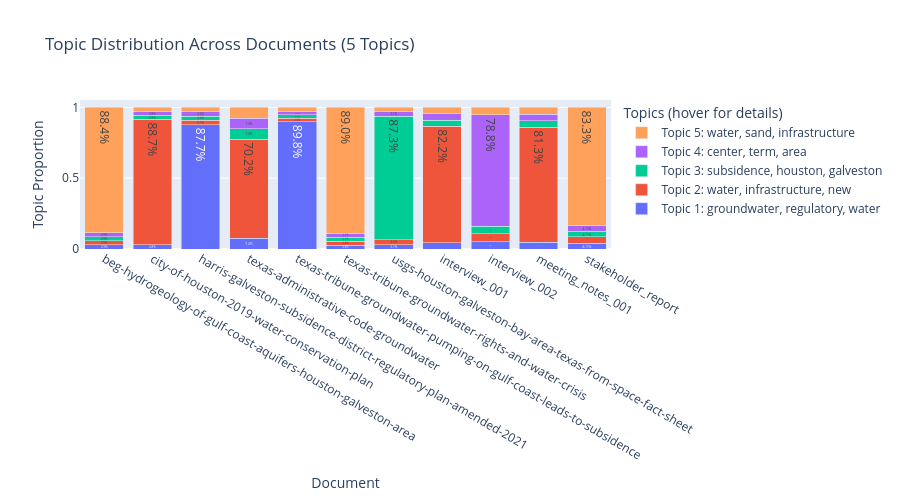

Write notebook code for a chart like this one.
### Code cell
# Visualize how topic emphasis changes across documents
print('Creating topic distribution chart...\n')

topic_df, fig = plot_topic_distribution(
    doc_topic_dist,
    doc_names,
    topics_info,
    n_topics=n_topics,
)
fig.show()

print('✓ Visualization complete!')
print('\nTip: change n_topics above and rerun Step 3 to compare topic structures.')

### Figure 1 — Plotly figure (JSON) as saved in the notebook; plotly's stock layout.template omitted (floating-point values rounded to 4 significant figures)
{"data": [{"hoverinfo": "text", "hovertext": ["Topic 1: groundwater, regulatory, water<br>Document: beg-hydrogeology-of-gulf-coast-aquifers-houston-galveston-area<br>Proportion: 2.9%<br>Keywords: groundwater, regulatory, water, subsidence, said, quot", "Topic 1: groundwater, regulatory, water<br>Document: city-of-houston-2019-water-conservation-plan<br>Proportion: 2.8%<br>Keywords: groundwater, regulatory, water, subsidence, said, quot", "Topic 1: groundwater, regulatory, water<br>Document: harris-galveston-subsidence-district-regulatory-plan-amended-2021<br>Proportion: 87.7%<br>Keywords: groundwater, regulatory, water, subsidence, said, quot", "Topic 1: groundwater, regulatory, water<br>Document: texas-administrative-code-groundwater<br>Proportion: 7.4%<br>Keywords: groundwater, regulatory, water, subsidence, said, quot", "Topic 1: groundwater, regulatory, water<br>Document: texas-tribune-groundwater-pumping-on-gulf-coast-leads-to-subsidence<br>Proportion: 89.8%<br>Keywords: groundwater, regulatory, water, subsidence, said, quot", "Topic 1: groundwater, regulatory, water<br>Document: texas-tribune-groundwater-rights-and-water-crisis<br>Proportion: 2.8%<br>Keywords: groundwater, regulatory, water, subsidence, said, quot", "Topic 1: groundwater, regulatory, water<br>Document: usgs-houston-galveston-bay-area-texas-from-space-fact-sheet<br>Proportion: 3.1%<br>Keywords: groundwater, regulatory, water, subsidence, said, quot", "Topic 1: groundwater, regulatory, water<br>Document: interview_001<br>Proportion: 4.4%<br>Keywords: groundwater, regulatory, water, subsidence, said, quot", "Topic 1: groundwater, regulatory, water<br>Document: interview_002<br>Proportion: 5.2%<br>Keywords: groundwater, regulatory, water, subsidence, said, quot", "Topic 1: groundwater, regulatory, water<br>Document: meeting_notes_001<br>Proportion: 4.7%<br>Keywords: groundwater, regulatory, water, subsidence, said, quot", "Topic 1: groundwater, regulatory, water<br>Document: stakeholder_report<br>Proportion: 4.1%<br>Keywords: groundwater, regulatory, water, subsidence, said, quot"], "name": "Topic 1: groundwater, regulatory, water", "text": ["2.9%", "2.8%", "87.7%", "7.4%", "89.8%", "2.8%", "3.1%", "4.4%", "5.2%", "4.7%", "4.1%"], "textposition": "auto", "type": "bar", "x": ["beg-hydrogeology-of-gulf-coast-aquifers-houston-galveston-area", "city-of-houston-2019-water-conservation-plan", "harris-galveston-subsidence-district-regulatory-plan-amended-2021", "texas-administrative-code-groundwater", "texas-tribune-groundwater-pumping-on-gulf-coast-leads-to-subsidence", "texas-tribune-groundwater-rights-and-water-crisis", "usgs-houston-galveston-bay-area-texas-from-space-fact-sheet", "interview_001", "interview_002", "meeting_notes_001", "stakeholder_report"], "y": [0.02908, 0.02835, 0.8772, 0.0745, 0.8984, 0.02772, 0.03145, 0.04441, 0.05242, 0.04687, 0.04126]}, {"hoverinfo": "text", "hovertext": ["Topic 2: water, infrastructure, new<br>Document: beg-hydrogeology-of-gulf-coast-aquifers-houston-galveston-area<br>Proportion: 2.9%<br>Keywords: water, infrastructure, new, implementation, city, state", "Topic 2: water, infrastructure, new<br>Document: city-of-houston-2019-water-conservation-plan<br>Proportion: 88.7%<br>Keywords: water, infrastructure, new, implementation, city, state", "Topic 2: water, infrastructure, new<br>Document: harris-galveston-subsidence-district-regulatory-plan-amended-2021<br>Proportion: 3.1%<br>Keywords: water, infrastructure, new, implementation, city, state", "Topic 2: water, infrastructure, new<br>Document: texas-administrative-code-groundwater<br>Proportion: 70.2%<br>Keywords: water, infrastructure, new, implementation, city, state", "Topic 2: water, infrastructure, new<br>Document: texas-tribune-groundwater-pumping-on-gulf-coast-leads-to-subsidence<br>Proportion: 2.6%<br>Keywords: water, infrastructure, new, implementation, city, state", "Topic 2: water, infrastructure, new<br>Document: texas-tribune-groundwater-rights-and-water-crisis<br>Proportion: 2.8%<br>Keywords: water, infrastructure, new, implementation, city, state", "Topic 2: water, infrastructure, new<br>Document: usgs-houston-galveston-bay-area-texas-from-space-fact-sheet<br>Proportion: 3.3%<br>Keywords: water, infrastructure, new, implementation, city, state", "Topic 2: water, infrastructure, new<br>Document: interview_001<br>Proportion: 82.2%<br>Keywords: water, infrastructure, new, implementation, city, state", "Topic 2: water, infrastructure, new<br>Document: interview_002<br>Proportion: 5.4%<br>Keywords: water, infrastructure, new, implementation, city, state", "Topic 2: water, infrastructure, new<br>Document: meeting_notes_001<br>Proportion: 81.3%<br>Keywords: water, infrastructure, new, implementation, city, state", "Topic 2: water, infrastructure, new<br>Document: stakeholder_report<br>Proportion: 4.4%<br>Keywords: water, infrastructure, new, implementation, city, state"], "name": "Topic 2: water, infrastructure, new", "text": ["2.9%", "88.7%", "3.1%", "70.2%", "2.6%", "2.8%", "3.3%", "82.2%", "5.4%", "81.3%", "4.4%"], "textposition": "auto", "type": "bar", "x": ["beg-hydrogeology-of-gulf-coast-aquifers-houston-galveston-area", "city-of-houston-2019-water-conservation-plan", "harris-galveston-subsidence-district-regulatory-plan-amended-2021", "texas-administrative-code-groundwater", "texas-tribune-groundwater-pumping-on-gulf-coast-leads-to-subsidence", "texas-tribune-groundwater-rights-and-water-crisis", "usgs-houston-galveston-bay-area-texas-from-space-fact-sheet", "interview_001", "interview_002", "meeting_notes_001", "stakeholder_report"], "y": [0.02898, 0.8869, 0.03109, 0.7018, 0.02587, 0.02792, 0.03257, 0.8223, 0.05437, 0.8126, 0.04357]}, {"hoverinfo": "text", "hovertext": ["Topic 3: subsidence, houston, galveston<br>Document: beg-hydrogeology-of-gulf-coast-aquifers-houston-galveston-area<br>Proportion: 2.9%<br>Keywords: subsidence, houston, galveston, area, bay, galveston bay", "Topic 3: subsidence, houston, galveston<br>Document: city-of-houston-2019-water-conservation-plan<br>Proportion: 2.8%<br>Keywords: subsidence, houston, galveston, area, bay, galveston bay", "Topic 3: subsidence, houston, galveston<br>Document: harris-galveston-subsidence-district-regulatory-plan-amended-2021<br>Proportion: 3.0%<br>Keywords: subsidence, houston, galveston, area, bay, galveston bay", "Topic 3: subsidence, houston, galveston<br>Document: texas-administrative-code-groundwater<br>Proportion: 7.4%<br>Keywords: subsidence, houston, galveston, area, bay, galveston bay", "Topic 3: subsidence, houston, galveston<br>Document: texas-tribune-groundwater-pumping-on-gulf-coast-leads-to-subsidence<br>Proportion: 2.5%<br>Keywords: subsidence, houston, galveston, area, bay, galveston bay", "Topic 3: subsidence, houston, galveston<br>Document: texas-tribune-groundwater-rights-and-water-crisis<br>Proportion: 2.7%<br>Keywords: subsidence, houston, galveston, area, bay, galveston bay", "Topic 3: subsidence, houston, galveston<br>Document: usgs-houston-galveston-bay-area-texas-from-space-fact-sheet<br>Proportion: 87.3%<br>Keywords: subsidence, houston, galveston, area, bay, galveston bay", "Topic 3: subsidence, houston, galveston<br>Document: interview_001<br>Proportion: 4.4%<br>Keywords: subsidence, houston, galveston, area, bay, galveston bay", "Topic 3: subsidence, houston, galveston<br>Document: interview_002<br>Proportion: 5.2%<br>Keywords: subsidence, houston, galveston, area, bay, galveston bay", "Topic 3: subsidence, houston, galveston<br>Document: meeting_notes_001<br>Proportion: 4.7%<br>Keywords: subsidence, houston, galveston, area, bay, galveston bay", "Topic 3: subsidence, houston, galveston<br>Document: stakeholder_report<br>Proportion: 4.1%<br>Keywords: subsidence, houston, galveston, area, bay, galveston bay"], "name": "Topic 3: subsidence, houston, galveston", "text": ["2.9%", "2.8%", "3.0%", "7.4%", "2.5%", "2.7%", "87.3%", "4.4%", "5.2%", "4.7%", "4.1%"], "textposition": "auto", "type": "bar", "x": ["beg-hydrogeology-of-gulf-coast-aquifers-houston-galveston-area", "city-of-houston-2019-water-conservation-plan", "harris-galveston-subsidence-district-regulatory-plan-amended-2021", "texas-administrative-code-groundwater", "texas-tribune-groundwater-pumping-on-gulf-coast-leads-to-subsidence", "texas-tribune-groundwater-rights-and-water-crisis", "usgs-houston-galveston-bay-area-texas-from-space-fact-sheet", "interview_001", "interview_002", "meeting_notes_001", "stakeholder_report"], "y": [0.02932, 0.02809, 0.03046, 0.07446, 0.02513, 0.02708, 0.8734, 0.04435, 0.0523, 0.04664, 0.04112]}, {"hoverinfo": "text", "hovertext": ["Topic 4: center, term, area<br>Document: beg-hydrogeology-of-gulf-coast-aquifers-houston-galveston-area<br>Proportion: 2.9%<br>Keywords: center, term, area, long, development, time", "Topic 4: center, term, area<br>Document: city-of-houston-2019-water-conservation-plan<br>Proportion: 2.8%<br>Keywords: center, term, area, long, development, time", "Topic 4: center, term, area<br>Document: harris-galveston-subsidence-district-regulatory-plan-amended-2021<br>Proportion: 3.0%<br>Keywords: center, term, area, long, development, time", "Topic 4: center, term, area<br>Document: texas-administrative-code-groundwater<br>Proportion: 7.4%<br>Keywords: center, term, area, long, development, time", "Topic 4: center, term, area<br>Document: texas-tribune-groundwater-pumping-on-gulf-coast-leads-to-subsidence<br>Proportion: 2.5%<br>Keywords: center, term, area, long, development, time", "Topic 4: center, term, area<br>Document: texas-tribune-groundwater-rights-and-water-crisis<br>Proportion: 2.7%<br>Keywords: center, term, area, long, development, time", "Topic 4: center, term, area<br>Document: usgs-houston-galveston-bay-area-texas-from-space-fact-sheet<br>Proportion: 3.1%<br>Keywords: center, term, area, long, development, time", "Topic 4: center, term, area<br>Document: interview_001<br>Proportion: 4.4%<br>Keywords: center, term, area, long, development, time", "Topic 4: center, term, area<br>Document: interview_002<br>Proportion: 78.8%<br>Keywords: center, term, area, long, development, time", "Topic 4: center, term, area<br>Document: meeting_notes_001<br>Proportion: 4.7%<br>Keywords: center, term, area, long, development, time", "Topic 4: center, term, area<br>Document: stakeholder_report<br>Proportion: 4.1%<br>Keywords: center, term, area, long, development, time"], "name": "Topic 4: center, term, area", "text": ["2.9%", "2.8%", "3.0%", "7.4%", "2.5%", "2.7%", "3.1%", "4.4%", "78.8%", "4.7%", "4.1%"], "textposition": "auto", "type": "bar", "x": ["beg-hydrogeology-of-gulf-coast-aquifers-houston-galveston-area", "city-of-houston-2019-water-conservation-plan", "harris-galveston-subsidence-district-regulatory-plan-amended-2021", "texas-administrative-code-groundwater", "texas-tribune-groundwater-pumping-on-gulf-coast-leads-to-subsidence", "texas-tribune-groundwater-rights-and-water-crisis", "usgs-houston-galveston-bay-area-texas-from-space-fact-sheet", "interview_001", "interview_002", "meeting_notes_001", "stakeholder_report"], "y": [0.02895, 0.02829, 0.03042, 0.07447, 0.02507, 0.02728, 0.03102, 0.04434, 0.7883, 0.04681, 0.04128]}, {"hoverinfo": "text", "hovertext": ["Topic 5: water, sand, infrastructure<br>Document: beg-hydrogeology-of-gulf-coast-aquifers-houston-galveston-area<br>Proportion: 88.4%<br>Keywords: water, sand, infrastructure, alternative, future, texas", "Topic 5: water, sand, infrastructure<br>Document: city-of-houston-2019-water-conservation-plan<br>Proportion: 2.8%<br>Keywords: water, sand, infrastructure, alternative, future, texas", "Topic 5: water, sand, infrastructure<br>Document: harris-galveston-subsidence-district-regulatory-plan-amended-2021<br>Proportion: 3.1%<br>Keywords: water, sand, infrastructure, alternative, future, texas", "Topic 5: water, sand, infrastructure<br>Document: texas-administrative-code-groundwater<br>Proportion: 7.5%<br>Keywords: water, sand, infrastructure, alternative, future, texas", "Topic 5: water, sand, infrastructure<br>Document: texas-tribune-groundwater-pumping-on-gulf-coast-leads-to-subsidence<br>Proportion: 2.5%<br>Keywords: water, sand, infrastructure, alternative, future, texas", "Topic 5: water, sand, infrastructure<br>Document: texas-tribune-groundwater-rights-and-water-crisis<br>Proportion: 89.0%<br>Keywords: water, sand, infrastructure, alternative, future, texas", "Topic 5: water, sand, infrastructure<br>Document: usgs-houston-galveston-bay-area-texas-from-space-fact-sheet<br>Proportion: 3.2%<br>Keywords: water, sand, infrastructure, alternative, future, texas", "Topic 5: water, sand, infrastructure<br>Document: interview_001<br>Proportion: 4.5%<br>Keywords: water, sand, infrastructure, alternative, future, texas", "Topic 5: water, sand, infrastructure<br>Document: interview_002<br>Proportion: 5.3%<br>Keywords: water, sand, infrastructure, alternative, future, texas", "Topic 5: water, sand, infrastructure<br>Document: meeting_notes_001<br>Proportion: 4.7%<br>Keywords: water, sand, infrastructure, alternative, future, texas", "Topic 5: water, sand, infrastructure<br>Document: stakeholder_report<br>Proportion: 83.3%<br>Keywords: water, sand, infrastructure, alternative, future, texas"], "name": "Topic 5: water, sand, infrastructure", "text": ["88.4%", "2.8%", "3.1%", "7.5%", "2.5%", "89.0%", "3.2%", "4.5%", "5.3%", "4.7%", "83.3%"], "textposition": "auto", "type": "bar", "x": ["beg-hydrogeology-of-gulf-coast-aquifers-houston-galveston-area", "city-of-houston-2019-water-conservation-plan", "harris-galveston-subsidence-district-regulatory-plan-amended-2021", "texas-administrative-code-groundwater", "texas-tribune-groundwater-pumping-on-gulf-coast-leads-to-subsidence", "texas-tribune-groundwater-rights-and-water-crisis", "usgs-houston-galveston-bay-area-texas-from-space-fact-sheet", "interview_001", "interview_002", "meeting_notes_001", "stakeholder_report"], "y": [0.8837, 0.02835, 0.03081, 0.07478, 0.02549, 0.89, 0.03153, 0.04464, 0.05263, 0.04709, 0.8328]}], "layout": {"barmode": "stack", "height": 500, "legend": {"orientation": "v", "title": {"text": "Topics (hover for details)"}, "x": 1.02, "xanchor": "left", "y": 1, "yanchor": "top"}, "title": {"text": "Topic Distribution Across Documents (5 Topics)"}, "xaxis": {"title": {"text": "Document"}}, "yaxis": {"title": {"text": "Topic Proportion"}}}}
